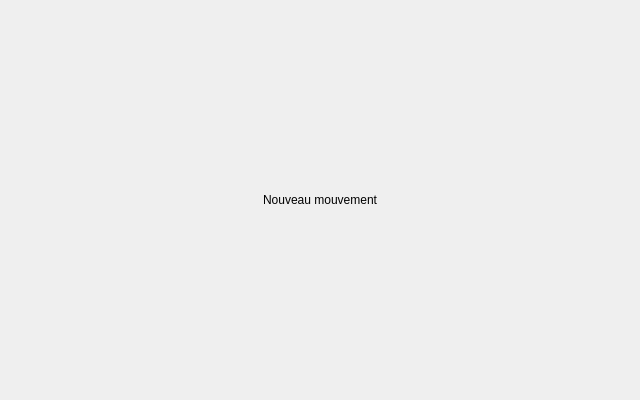
<?xml version="1.0" encoding="UTF-8"?>
<ui version="4.0">
 <class>Form</class>
 <widget class="QWidget" name="Form">
  <property name="styleSheet">
   <string notr="true">/* ==== AUTO-SYNCED QSS START (managed by theme/sync_qss.py) ==== */
/* ===================================================================== *
 * AZENZ - Global base style sheet                                       *
 * Single source of truth for all windows.                               *
 * Class-based for QFrame/QLabel; element-level for shared controls.     *
 * ===================================================================== */

#Background {
    background-color: #F8F9FB;
}

/* ===================================================================== *
 * Labels - class based (no global QLabel rule)                          *
 * ===================================================================== */
QLabel[class="label"] {
    color: #333333;
    border: none;
    background-color: transparent;
    font-family: "Inter", "Tajawal";
    font-size: 13px;
    font-weight: 500;
}

QLabel[class="field-label"] {
    color: #434655;
    background: transparent;
    border: none;
    font-family: "Inter", "Tajawal";
    font-size: 11px;
    font-weight: 600;
    text-transform: uppercase;
}

QLabel[class="title"] {
    color: #191c1e;
    background: transparent;
    border: none;
    font-family: "Inter", "Tajawal";
    font-size: 28px;
    font-weight: 700;
}

QLabel[class="subtitle"] {
    color: #6b7280;
    background: transparent;
    border: none;
    font-family: "Inter", "Tajawal";
    font-size: 14px;
    font-weight: 400;
}

QLabel[class="label-muted"] {
    color: rgb(154, 153, 150);
    background: transparent;
    border: none;
    font-family: "Inter", "Tajawal";
    font-size: 12px;
    font-weight: 400;
}

QLabel[class="section-title"] {
    color: #191c1e;
    background: transparent;
    border: none;
    font-family: "Inter", "Tajawal";
    font-size: 18px;
    font-weight: 600;
}

QLabel[class="separator"] {
    background-color: rgba(195, 197, 216, 0.5);
    border: none;
    height: 1px;
}

QLabel[class="separator-dashed"] {
    background-color: transparent;
    border-top: 1px dashed #d9dde7;
    min-height: 1px;
    max-height: 1px;
}

/* QLineEdit has Icon */
QLineEdit[class="icon-lineedit"] {
    background-color: #ffffff;
    border: 2px solid #e0e0e0;
    border-radius: 6px;
    padding: 6px;
    color: #333333;
    
    selection-background-color: #0051df; 
    selection-color: #ffffff;
}

QLineEdit[class="icon-lineedit"]:hover {
    border: 2px solid #b3b3b3;
}

QLineEdit[class="icon-lineedit"]:focus {
    border: 2px solid #0051df;
    background-color: #fbfcff;
}

QLineEdit[class="icon-lineedit"]:disabled {
    background-color: #f5f5f5;
    color: #a0a0a0;
    border: 2px solid #e8e8e8;
}

QLineEdit[class="icon-lineedit"][readOnly="true"] {
    background-color: #fafafa;
    color: #666666;
    border: 2px dashed #cccccc;
}

/* QLineEdit */
QLineEdit {
    background-color: #ffffff;
    border: 2px solid #e0e0e0;
    border-radius: 6px;
    padding: 6px 12px;
    font-size: 13px;
    font-weight: 500;
    font-family: "Inter";
    color: #333333;
    
    selection-background-color: #0051df; 
    selection-color: #ffffff;
}

QLineEdit:hover {
    border: 2px solid #b3b3b3;
}

QLineEdit:focus {
    border: 2px solid #0051df;
    background-color: #fbfcff;
}

QLineEdit:disabled {
    background-color: #f5f5f5;
    color: #a0a0a0;
    border: 2px solid #e8e8e8;
}

QLineEdit[readOnly="true"] {
    background-color: #fafafa;
    color: #666666;
    border: 2px dashed #cccccc;
}


/* ===================================================================== *
 * QPushButton (login)                                                   *
 * ===================================================================== */
/* Primary QPushButton Style */
QPushButton[class="primary"] {
    background-color: #0051df;
    color: #ffffff;
    border: none;
    border-radius: 8px;
    padding: 10px 16px;
    font-size: 12px;
    font-weight: 500;
    font-family: "Inter", "Tajawal";
}

QPushButton[class="primary"]:hover {
    background-color: rgba(0, 81, 223, 230); 
}

QPushButton[class="primary"]:pressed {
    background-color: rgba(0, 81, 223, 204);
}

QPushButton[class="primary"]:focus {
    border: 2px solid #00174d;
}


/* Outlined QPushButton Style */
QPushButton[class="outlined"] {
    background-color: #ffffff;
    color: #434655;
    border: 1px solid #c3c5d8;
    border-radius: 8px;
    padding: 10px 16px;
    font-size: 12px;
    font-weight: 500;
    font-family: "Inter", "Tajawal";
}    

QPushButton[class="outlined"]:hover {
    background-color: #f3f4f6;
}    

QPushButton[class="outlined"]:pressed {
    background-color: #edeef0;
}    

QPushButton[class="outlined"]:focus {
    border: 2px solid rgba(0, 81, 223, 51);
}    


/* CardToolButton */
QToolButton[class="card-button"] {
    color: #000;
    padding: 15px;
    padding-top: 20px;
    background-color: #f8f9fa;
    border: 1px solid #eaebf0;
    border-radius: 12px;
}

QToolButton[class="card-button"]:hover {
    background-color: #f3f4f6;
    border: 1px solid hsl(218, 100%, 55%);
}

QToolButton[class="card-button"]:pressed {
    background-color: #e5e7eb;
}

/* SidebarToolButton */
QToolButton[class="sidebar-button"] {
    background-color: transparent;
    color: #4b5563;
    border: none;
    border-left: 4px solid transparent; 
    padding: 12px 16px;
    spacing: 18px;
    
    text-align: left;
    font-size: 15px;
    font-weight: 500;
    font-family: "Inter";
}    

QToolButton[class="sidebar-button"]:checked {
    background-color: #d0e1fb;
    color: #0051df;
    border-left: 4px solid #0051df; 
    border-top-right-radius: 8px;
    border-bottom-right-radius: 8px;
    border-top-left-radius: 0px;
    border-bottom-left-radius: 0px;
}    

QToolButton[class="sidebar-button"]:unchecked:hover {
    background-color: #f3f4f6;
    border-top-right-radius: 8px;
    border-bottom-right-radius: 8px;
}    


QToolButton[class="icon-button"] {
    background-color: transparent;
    border: none;
    border-radius: 21px;
    padding: 8px;
}    

QToolButton[class="icon-button"]:hover {
    background-color: #f3f4f6;
}    

QToolButton[class="icon-button"]:pressed {
    background-color: #e5e7eb;
}    


/* LoginErrorLabel */
QLabel#LoginErrorLabel {
    background-color: #f8d7da;
    border: 1px solid #c9302c;
    border-radius: 10px;
    padding: 10px;
    padding-left: 15px;
	color: #721c24;	
	image: url(:/icons/icons/warning.svg);
	image-position: left;
}    


/* ComboBox Box */
QComboBox {
    background-color: #ffffff;
    border: 2px solid #e0e0e0;
    border-radius: 6px;
    padding: 6px 12px;
    font-family: "Inter";
    font-size: 13px;
    font-weight: 500;
    color: #333333;
    min-width: 60px;
}

QComboBox:hover {
    border: 2px solid #b3b3b3;
}

QComboBox:focus {
    border: 2px solid #0051df;
    background-color: #fbfcff;
}

QComboBox::drop-down {
    border: 6px;
}

QComboBox QAbstractItemView {
    background-color: #ffffff;
    border: 1px solid #eaebf0;
    border-radius: 0px;
    box-shadow: none;
    padding: 4px;
    font-family: "Inter";
    font-size: 13px;
    font-weight: 500;
    color: #333333;
    
    selection-background-color: #0051df;
    selection-color: #ffffff;
}

QComboBox QAbstractItemView::item {
    padding: 8px 12px;
    border-radius: 4px;
    color: #4b5563;
    min-height: 24px;
}

QComboBox QAbstractItemView::item:hover {
    background-color: #f3f4f6;
    color: #0051df;
}

/* 4. The Arrow Icon itself */
QComboBox::down-arrow {
    image: url(:/icons/icons/down_arrow.svg);
}


/* LoginFrame */
QFrame#LoginFrame {
    background-color: #ffffff;
    border: 1px solid #babcca; 
    border-radius: 12px; 
}    

QMainWindow#LoginWindow {
    background-color: rgb(255, 255, 255);
    border-image: url(:/images/images/Corporate background.png) 0 0 0 0 stretch stretch;
    background-repeat: no-repeat;
}


/* ===================================================================== *
 * Frames - class based (no global QFrame rule)                          *
 * ===================================================================== */
QFrame[class="card"] {
    background-color: #ffffff;
    border: 2px solid #e2e3e8; /* Soft gray border */
    border-radius: 12px;
}

QFrame[class="header"] {
    background-color: #f8fafc;       /* Very light slate/blue-gray tint */
    border-top-left-radius: 8px;     /* Round only the top corners */
    border-top-right-radius: 8px;
    border-bottom-left-radius: 0px;
    border-bottom-right-radius: 0px;
    border-bottom: 1px solid #e2e8f0; /* Subtle bottom separator line */
}

QFrame[class="gframe"] {
    background-color: transparent;   /* Blends seamlessly into sidebar background */
    border: none;
    
    padding-left: 0px;              /* Indents child elements like modern web apps */
    margin-top: 2px;
    margin-bottom: 4px;
}

/* Bar Frames */
QFrame#SidebarFrame, QFrame#FootSidebarFrame {
	border-right: 1px solid #d0d0d0;
    background-color: #f7f7f7;
}

QFrame#FootSidebarFrame {
    border-top: 1px solid #d0d0d0;
}

QFrame#TopBarFrame {
    border-bottom: 1px solid #d0d0d0;
}


/* ===================================================================== *
 * Summary / stat cards - unified class based set                        *
 * ===================================================================== */
QFrame[class="summary-card"] {
    background-color: #ffffff;
    border: 1px solid #eaebf0;
    border-radius: 12px;
}

QFrame[class="summary-card-inner"] {
    background-color: #f8fafc;
    border: 1px solid #e1e4ea;
    border-radius: 8px;
}

QLabel[class="summary-title"] {
    color: #434655;
    background: transparent;
    border: none;
    font-family: "Inter", "Tajawal";
    font-size: 12px;
    font-weight: 600;
}

QLabel[class="summary-value"] {
    color: #111827;
    background: transparent;
    border: none;
    font-family: "Inter", "Tajawal";
    font-size: 24px;
    font-weight: 700;
}

QLabel[class="summary-value-primary"] {
    color: #0051df;
    background: transparent;
    border: none;
    font-family: "Inter", "Tajawal";
    font-size: 24px;
    font-weight: 700;
}

QLabel[class="summary-value-danger"] {
    color: #dc2626;
    background: transparent;
    border: none;
    font-family: "Inter", "Tajawal";
    font-size: 24px;
    font-weight: 700;
}

QLabel[class="summary-label"] {
    color: #1f2937;
    background: transparent;
    border: none;
    font-family: "Inter", "Tajawal";
    font-size: 17px;
    font-weight: 500;
}

QLabel[class="summary-total"] {
    color: #020617;
    background: transparent;
    border: none;
    font-family: "Inter", "Tajawal";
    font-size: 22px;
    font-weight: 800;
}

QLabel[class="summary-total-value"] {
    color: #0051df;
    background: transparent;
    border: none;
    font-family: "Inter", "Tajawal";
    font-size: 28px;
    font-weight: 800;
}


/* ===================================================================== *
 * Data tables                                                           *
 * ===================================================================== */
QTableWidget {
    background-color: #ffffff;
    border: 1px solid #eaebf0;
    border-radius: 8px;
    color: #333333;
    font-size: 13px;
    gridline-color: transparent; /* We will use item borders instead of harsh gridlines */
    outline: none;               /* Removes the dotted focus ring around selected cells */
}

QHeaderView::section:horizontal {
    background-color: #f8f9fa;   /* Light gray header background */
    color: #4b5563;              /* Muted text color */
    font-weight: 600;
    border: none;
    border-bottom: 1px solid #eaebf0; /* Separates header from data */
    padding: 8px 12px;
    alignment: left;
}

QHeaderView::section:vertical {
    background-color: #f8f9fa;
    color: #4b5563;
    border: none;
    border-right: 1px solid #eaebf0;
    padding: 4px;
}

QTableWidget::item {
    padding: 4px 12px;
    border-bottom: 1px solid #f3f4f6; /* Creates soft, horizontal row dividers */
}

QTableWidget::item:hover {
    background-color: #f8f9fa;
}

QTableWidget::item:selected {
    background-color: #eff4ff;   /* Very pale blue background */
    color: #0051df;              /* Your primary blue for text */
}

QTableCornerButton::section {
    background-color: #f8f9fa;
    border: none;
    border-bottom: 1px solid #eaebf0;
    border-right: 1px solid #eaebf0;
}


/* ===================================================================== *
 * Tool buttons                                                          *
 * ===================================================================== */
QToolButton[class="primary"] {
    background-color: #2563eb; /* Vibrant primary blue */
    color: #ffffff;            /* Pure white text */
    border: none;
    border-radius: 6px;
    padding: 8px 16px;
    font-size: 13px;
    font-weight: 600;          /* Slightly bolder font to stand out */
}

QToolButton[class="primary"]:hover {
    background-color: #1d4ed8; /* Slightly darker blue on hover for feedback */
}

QToolButton[class="primary"]:pressed {
    background-color: #1e40af; /* Deep blue when actively clicked */
}

QToolButton[class="primary"]:disabled {
    background-color: #93c5fd; /* Faded, washed-out blue */
    color: #f8fafc;            /* Slightly dimmed white text */
}

QToolButton[class="secondary"] {
    background-color: transparent; /* Soft gray background */
    color: #374151;            /* Dark slate gray text */
    border: none;
    border-radius: 6px;
    padding: 6px 14px;
    font-size: 13px;
    font-weight: 500;
}

QToolButton[class="secondary"]:hover {
    background-color: #e5e7eb; /* Slightly darker gray on hover */
    color: #111827;            /* Almost black text on hover */
}

QToolButton[class="secondary"]:pressed {
    background-color: #d1d5db; /* Noticeable press state */
}

QToolButton[class="secondary-danger"] {
    background-color: transparent; /* Ghost button by default */
    color: #4b5563;                /* Muted gray text */
    border: none;
    border-radius: 6px;
    padding: 6px 14px;
    font-size: 13px;
    font-weight: 500;
}

QToolButton[class="secondary-danger"]:hover {
    background-color: #fef2f2;     /* Faint warning red background */
    color: #dc2626;                /* Strong red text */
}

QToolButton[class="secondary-danger"]:pressed {
    background-color: #fee2e2;     /* Slightly deeper red background */
    color: #b91c1c;                /* Darker red text */
}


/* ===================================================================== *
 * Date / time edits                                                     *
 * ===================================================================== */
QDateEdit {
    background-color: #ffffff;
    border: 2px solid #e0e0e0;       /* Matches your QComboBox */
    border-radius: 6px;
    padding: 6px 12px;
    font-size: 14px;
    color: #333333;
    min-width: 110px;
}

QDateEdit:hover {
    border: 2px solid #b3b3b3;       /* Slightly darker on hover */
}

QDateEdit:focus {
    border: 2px solid #2563eb;       /* Primary blue border when typing */
    background-color: #fbfcff;       /* Very faint blue tint */
}

QDateEdit::drop-down {
    subcontrol-origin: padding;
    subcontrol-position: top right;
    width: 32px;
    border-left: none;               /* Seamless look */
    border-top-right-radius: 6px;
    border-bottom-right-radius: 6px;
}

QDateEdit::down-arrow {
    image: url(":/icons/icons/Gcalendar.svg"); /* Pro-tip: Use a calendar icon instead of an arrow */
    width: 16px;
    height: 16px;
}


/* ===================================================================== *
 * Sidebar group toggles + tabs                                          *
 * ===================================================================== */
QToolButton[class="sidebar-gbutton"] {
    background-color: #f3f4f6;       /* Soft light-gray background */
    color: #4b5563;                  /* Muted slate text color */
    border: none;
    border-radius: 6px;
    font-size: 13px;
    font-weight: 600;                /* Semi-bold for category titles */
    padding: 8px 14px;
    text-align: left;                /* Keeps icon and text left-aligned */
}

QToolButton[class="sidebar-gbutton"]:hover {
    background-color: #e5e7eb;       /* Darker gray feedback on hover */
    color: #111827;                  /* High contrast text on hover */
}

QToolButton[class="sidebar-gbutton"][expanded="true"] {
    background-color: #eff4ff;       /* Soft tint of your primary blue */
    color: #0051df;                  /* Text turns primary blue when open */
}

QTabWidget::pane {
    border: none;                     /* Removes the harsh default box */
    border-top: 1px solid #e2e8f0;    /* Creates the continuous horizontal line under the tabs */
    background: transparent;          /* Lets your main background color show through */
}

QTabBar::tab {
    background: transparent;
    color: #64748b;                   /* Muted slate-gray text */
    font-size: 13px;
    font-weight: 500;
    padding: 10px 25px;               /* Breathing room around the text */
    border-bottom: 2px solid transparent; /* Invisible border to reserve space */
    
    /* CRUCIAL TRICK: Pulls the tab down 1px so its bottom border 
       perfectly overlaps the pane's top border line */
    margin-bottom: -1px;              
}

QTabBar::tab:hover:!selected {
    color: #1e293b;                   /* Darkens the text */
    border-bottom: 2px solid #cbd5e1; /* Shows a subtle gray underline preview */
}

QTabBar::tab:selected {
    color: #2563eb;                   /* Your vibrant primary blue */
    border-bottom: 2px solid #2563eb; /* The thick blue active underline */
}

QTabBar:focus {
    outline: none;
}

Line {
	color: #e3e3e3;
}
/* ==== AUTO-SYNCED QSS END ==== */
</string>
  </property>
  <property name="geometry">
   <rect>
    <x>0</x>
    <y>0</y>
    <width>640</width>
    <height>400</height>
   </rect>
  </property>
  <property name="windowTitle">
   <string>Form</string>
  </property>
  <layout class="QVBoxLayout" name="verticalLayout">
   <item>
    <widget class="QLabel" name="TitleLabel">
     <property name="text">
      <string>Nouveau mouvement</string>
     </property>
     <property name="alignment">
      <set>Qt::AlignCenter</set>
     </property>
    </widget>
   </item>
  </layout>
 </widget>
</ui>
